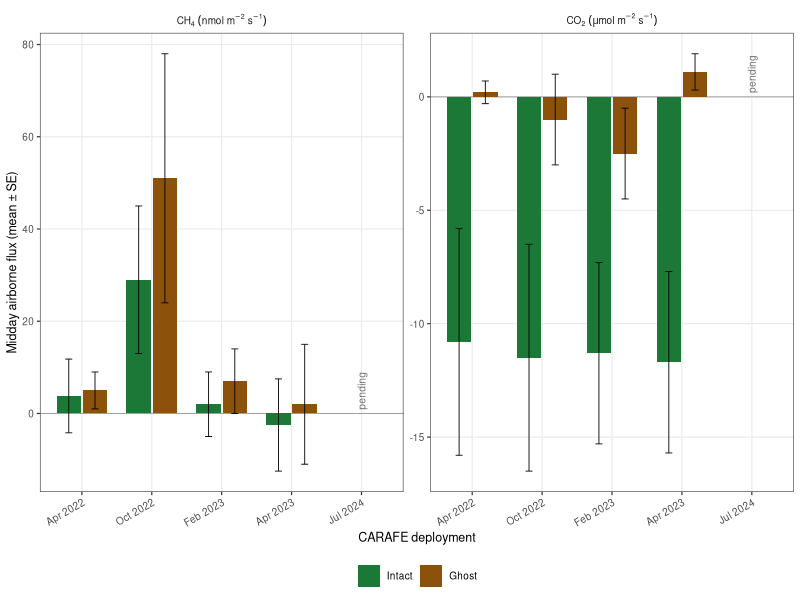
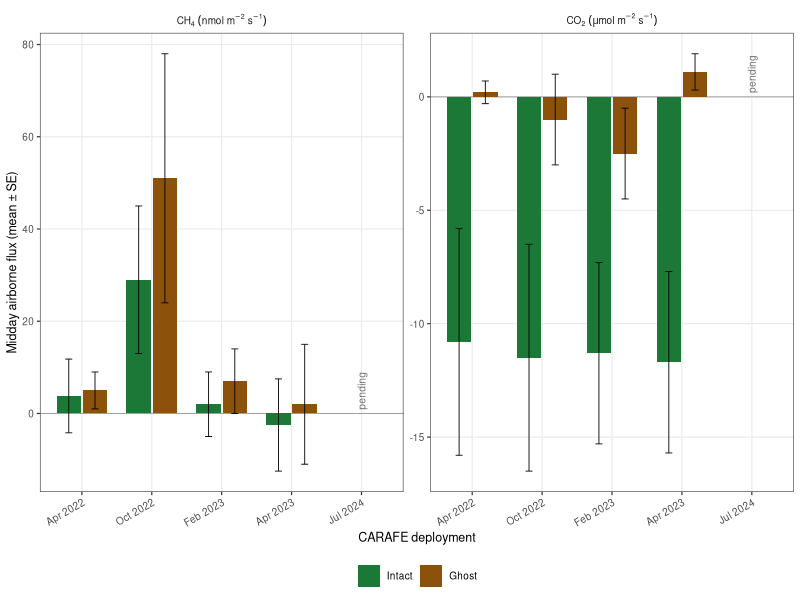

Recreate these plots in R, in order.
# =============================================================================
# Airborne (CARAFE) CO2 and CH4 fluxes for intact versus ghost mangrove, by
# deployment: two-class (mangrove forest, ghost forest) disaggregation
# (Delaria et al.). Deployments in hand: Apr 2022, Oct 2022, Feb 2023, Apr 2023
# (data/carafe_topdown/delaria_endmembers_campaign.csv). July 2024 (fifth
# deployment) is shown as pending until the two-class values arrive; add its
# rows to the CSV and rerun.
# Output: output/figures/other/carafe_endmembers.{png,pdf} (draft panel).
# =============================================================================
suppressMessages({library(dplyr); library(ggplot2)})
if (requireNamespace("here", quietly = TRUE)) setwd(here::here())
deps <- c("Apr 2022", "Oct 2022", "Feb 2023", "Apr 2023", "Jul 2024")
d <- read.csv("data/carafe_topdown/delaria_endmembers_campaign.csv") %>%
  mutate(class = recode(class, mangrove_forest = "Intact", ghost_forest = "Ghost"),
         campaign = factor(campaign, levels = deps), class = factor(class, levels = c("Intact", "Ghost")),
         gas = recode(gas, CO2 = "CO[2]~(mu*mol~m^-2~s^-1)", CH4 = "CH[4]~(nmol~m^-2~s^-1)"))
pending <- expand.grid(campaign = factor(setdiff(deps, unique(as.character(d$campaign))), levels = deps), gas = unique(d$gas))
g <- ggplot(d, aes(campaign, flux, fill = class)) +
  geom_hline(yintercept = 0, colour = "grey60", linewidth = 0.3) +
  geom_col(position = position_dodge(0.75), width = 0.7) +
  geom_errorbar(aes(ymin = flux - se, ymax = flux + se), position = position_dodge(0.75), width = 0.2, linewidth = 0.3) +
  geom_text(data = pending, aes(campaign, 0, label = "pending"), inherit.aes = FALSE, angle = 90, hjust = -0.1, size = 2.6, colour = "grey45") +
  facet_wrap(~ gas, scales = "free_y", labeller = label_parsed) +
  scale_x_discrete(drop = FALSE) +
  scale_fill_manual(values = c(Intact = "#1b7837", Ghost = "#8c510a"), name = NULL) +
  labs(x = "CARAFE deployment", y = "Midday airborne flux (mean ± SE)") +
  theme_bw(base_size = 9) + theme(legend.position = "bottom", panel.grid.minor = element_blank(),
                                  axis.text.x = element_text(angle = 30, hjust = 1), strip.background = element_blank())
dir.create("output/figures/other", showWarnings = FALSE, recursive = TRUE)
ggsave("output/figures/other/carafe_endmembers.png", g, width = 6.5, height = 3.2, dpi = 300)
ggsave("output/figures/other/carafe_endmembers.pdf", g, width = 6.5, height = 3.2)
